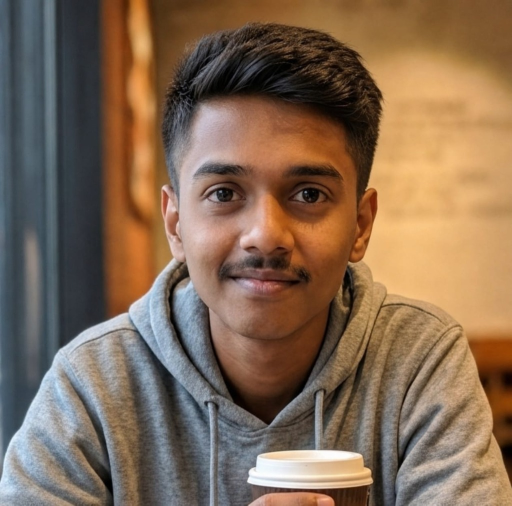
#> input picture assets/portrait.jpg, 1024 x 1011 px (shown at 1/2 size)
$ python generate_banner.py
#> lines starting #> are read from the running program, lines starting #| are printed output that depends on the picture; after the words box and inside, x2 and y2 are one past the last pixel; in counts of white or black regions, pixels touching at a corner belong together
#!/usr/bin/env python3
"""
GitHub Profile Banner Generator
================================
Generates dark.svg and light.svg animated banners for VIVEKVRON's GitHub profile.

Pipeline:
  1. Portrait → Floyd-Steinberg dither → dot coordinates
  2. Logo shapes → sampled dot coordinates
  3. Optimal transport matching between logos
  4. SVG assembly with SMIL animation (intro shimmer + logo morph loop)

Source of truth: .npy files + this script. The SVGs are derived artifacts.
"""

import numpy as np
from PIL import Image, ImageEnhance, ImageFilter, ImageOps, ImageDraw
from scipy.optimize import linear_sum_assignment
from scipy.ndimage import binary_closing, binary_fill_holes, label as ndlabel
import math
import os
import sys
import json
import hashlib

# ============================================================
# CONFIGURATION
# ============================================================
PORTRAIT_W, PORTRAIT_H = 300, 340
BANNER_W, BANNER_H = 1180, 610
DOT_SIZE = 2  # px per dot in SVG

# Portrait placement within banner
PORTRAIT_LEFT = 60
PORTRAIT_TOP = 95
PORTRAIT_PANEL_W = int(BANNER_W * 0.38)  # ~448px

# Colors
COLORS = {
    "dark": {
        "bg": "#0A101F",
        "panel_bg": "#0F1629",
        "title_bar": "#151B2C",
        "dot": "#A78BFA",
        "chrome": "#22D3EE",
        "accent": "#108981",
        "text": "#C8D0E0",
        "text_dim": "#6B7394",
        "text_value": "#E2E8F0",
        "live_bg": "#DC2626",
        "live_text": "#FFFFFF",
        "pill_bg": "#22D3EE",
        "pill_text": "#0A101F",
        "border": "#1E293B",
    },
    "light": {
        "bg": "#F0F2F5",
        "panel_bg": "#FFFFFF",
        "title_bar": "#E5E7EB",
        "dot": "#7C3AED",
        "chrome": "#089182",
        "accent": "#108981",
        "text": "#374151",
        "text_dim": "#9CA3AF",
        "text_value": "#1F2937",
        "live_bg": "#DC2626",
        "live_text": "#FFFFFF",
        "pill_bg": "#089182",
        "pill_text": "#FFFFFF",
        "border": "#D1D5DB",
    },
}

# Animation timing (seconds)
INTRO_TOTAL = 3.2
INTRO_FADE = 2.0
LOOP_DURATION = 14.2
PORTRAIT_HOLD = 3.0
LOGO_HOLD = 2.0
TRANSITION = 1.3

# Counts
NUM_INTRO_GROUPS = 60
NUM_DRIFT_BANDS = 94
NUM_TRAVELLERS = 900
NOISE_SIGMA = 4.0

# Info panel data
INFO_ROWS = [
    ("Subject", "Vivek V Ron"),
    ("Role", "ML Engineer"),
    ("Origin", "Hubballi, KA, IN"),
    ("Education", "B.E. CSE, MSEC"),
    ("Status", "Building intelligent web apps"),
    ("ToolChain", "VS Code, Git, GCS, Maven, K8s"),
    ("Core.Lang", "Python, Java, C, C++"),
    ("Core.Frontend", "Web UI / Minimalist"),
    ("Core.Backend", "Flask, Spring Boot 3"),
    ("Core.Database", "Vector Databases"),
    ("Core.Infra", "Google Cloud Console"),
    ("Grid.Mail", "vivekvron@gmail.com"),
    ("Grid.Portfolio", "coming soon"),
    ("Grid.LinkedIn", "vivek-ron"),
    ("Grid.GitHub", "VIVEKVRON"),
    ("Grid.Facebook", "Vivek Ron"),
]

FONT_FAMILY = "'Courier New', 'Consolas', monospace"

# ============================================================
# PORTRAIT PROCESSING
# ============================================================
def load_and_crop_portrait(image_path):
    """Load portrait, crop head+shoulders (not tight face), resize to PORTRAIT_W x PORTRAIT_H."""
#> called with image_path = 'assets/portrait.jpg'
    img = Image.open(image_path).convert("RGB")
#> img is the input picture: PIL image 1024x1011 RGB; mean R, G, B 130.8, 105.7, 83.9
    w, h = img.size

    # For this photo: crop to upper ~80% to get head+shoulders with coffee cup
    # Avoid tight face crop (the spec says "over-zoomed reads aggressive")
    crop_top = int(h * 0.0)
    crop_bottom = int(h * 0.92)
    crop_left = int(w * 0.08)
    crop_right = int(w * 0.92)
    img = img.crop((crop_left, crop_top, crop_right, crop_bottom))
#> img: PIL image 861x930 RGB

    # Resize to fit portrait area, maintaining aspect ratio then center-crop
    img_ratio = img.width / img.height
    target_ratio = PORTRAIT_W / PORTRAIT_H

    if img_ratio > target_ratio:
        # Wider than target: fit height, crop width
        new_h = PORTRAIT_H
        new_w = int(new_h * img_ratio)
    else:
        # Taller than target: fit width, crop height
        new_w = PORTRAIT_W
        new_h = int(new_w / img_ratio)

    img = img.resize((new_w, new_h), Image.LANCZOS)
#> img: PIL image 314x340 RGB

    # Center crop
    left = (new_w - PORTRAIT_W) // 2
    top = (new_h - PORTRAIT_H) // 2
    img = img.crop((left, top, left + PORTRAIT_W, top + PORTRAIT_H))
#> img: PIL image 300x340 RGB

    return img


def enhance_portrait(img):
    """Apply autocontrast, contrast boost, and unsharp mask per spec."""
    # Autocontrast with cutoff=1
    img = ImageOps.autocontrast(img, cutoff=1)
    # Contrast 1.3x
    img = ImageEnhance.Contrast(img).enhance(1.3)
    # UnsharpMask(radius=3, percent=140)
    img = img.filter(ImageFilter.UnsharpMask(radius=3, percent=140))
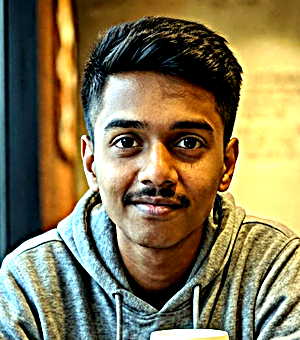
#> img: PIL image 300x340 RGB; mean R, G, B 132.1, 119.5, 82.9
    return img


def floyd_steinberg_dither_serpentine(gray_array):
    """
    1-bit Floyd-Steinberg dither with serpentine (boustrophedon) scan order.
    Input: 2D float array [0, 255]. Output: binary array (0 or 255).
    """
    h, w = gray_array.shape
    img = gray_array.astype(np.float64)
    out = np.zeros((h, w), dtype=np.uint8)

    for y in range(h):
        if y % 2 == 0:
            # Left to right
            x_range = range(w)
            dx_right, dx_bl, dx_b, dx_br = 1, -1, 0, 1
        else:
            # Right to left
            x_range = range(w - 1, -1, -1)
            dx_right, dx_bl, dx_b, dx_br = -1, 1, 0, -1

        for x in x_range:
            old_val = img[y, x]
            new_val = 255.0 if old_val >= 128.0 else 0.0
            out[y, x] = int(new_val)
            error = old_val - new_val

            # Distribute error
            if 0 <= x + dx_right < w:
                img[y, x + dx_right] += error * 7.0 / 16.0
            if y + 1 < h:
                if 0 <= x + dx_bl < w:
                    img[y + 1, x + dx_bl] += error * 3.0 / 16.0
                img[y + 1, x + dx_b] += error * 5.0 / 16.0
                if 0 <= x + dx_br < w:
                    img[y + 1, x + dx_br] += error * 1.0 / 16.0

    return out


def segment_subject(rgb_img):
    """
    Segment the subject from background for dark mode.
    Uses color-distance thresholding + morphological cleanup.
    Returns binary mask: True = subject.
    """
    arr = np.array(rgb_img, dtype=np.float64)

    # Sample background from corners (top-left, top-right, bottom-left, bottom-right)
    corners = []
    margin = 15
    for cy in [margin, arr.shape[0] - margin]:
        for cx in [margin, arr.shape[1] - margin]:
            corners.append(arr[cy - margin:cy + margin, cx - margin:cx + margin].reshape(-1, 3))
#> after the loop, corners = 4 items
    bg_samples = np.vstack(corners)
    bg_color = np.median(bg_samples, axis=0)
#> bg_color = [126, 103, 49]

    # Color distance from background
    dist = np.sqrt(np.sum((arr - bg_color) ** 2, axis=2))
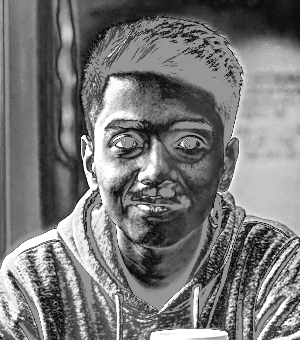
#> dist: shape (340, 300) float64; min 2, max 286.7, mean 136.1; drawn with min black and max white

    # Threshold (adaptive: use Otsu-like on the distance map)
    from skimage.filters import threshold_otsu
    thresh = threshold_otsu(dist)
#> thresh = 138.2
    mask = dist > thresh * 0.7  # Slightly permissive to keep edges
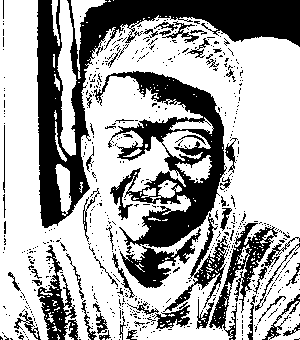
#> mask: shape (340, 300) bool; 66.6% white; 615 black regions (558 under 20 px), largest, box (x1, y1, x2, y2) and area: (37, 0, 300, 228) 13449, (94, 71, 227, 248) 8600, (209, 223, 278, 340) 1940

    # Morphological cleanup
    struct = np.ones((7, 7), dtype=bool)
    mask = binary_closing(mask, structure=struct, iterations=3)
#> mask: shape (340, 300) bool; 83.3% white; 4 black regions, box (x1, y1, x2, y2) and area: (0, 0, 300, 340) 14981, (149, 212, 188, 246) 1041, (40, 186, 61, 221) 697, (196, 183, 215, 202) 361
    mask = binary_fill_holes(mask)
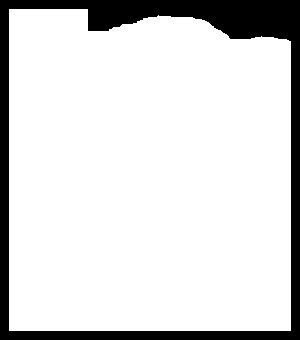
#> mask: shape (340, 300) bool; 85.3% white; 1 black region, box (x1, y1, x2, y2) and area: (0, 0, 300, 340) 14981

    # Keep only the largest connected component
    labeled, num_features = ndlabel(mask)
#> num_features = 1
    if num_features > 1:
        sizes = [np.sum(labeled == i) for i in range(1, num_features + 1)]
        largest = np.argmax(sizes) + 1
        mask = labeled == largest

    return mask


def process_portrait(image_path):
    """
    Full portrait processing pipeline.
    Returns:
        dots_light: (N, 2) array of (x, y) dot coordinates for light mode
        dots_dark:  (M, 2) array of (x, y) dot coordinates for dark mode (subject only)
    """
    print("[1/6] Loading and cropping portrait...")
    img = load_and_crop_portrait(image_path)

    print("[2/6] Enhancing portrait...")
    img_enhanced = enhance_portrait(img)

    print("[3/6] Segmenting subject for dark mode...")
    subject_mask = segment_subject(img_enhanced)

    print("[4/6] Converting to grayscale and dithering...")
    gray = np.array(img_enhanced.convert("L"), dtype=np.float64)

    # --- LIGHT MODE ---
    # Dots where dark (standard dithering: dark areas → dots on light background)
    # Use gamma to control density: target ~20k dots (not subsampled)
    TARGET_DOTS = 20000
    TOLERANCE = 3000

    gray_light = _adjust_density(gray.copy(), TARGET_DOTS, TOLERANCE, invert=False)
    dithered_light = floyd_steinberg_dither_serpentine(gray_light)
    light_ys, light_xs = np.where(dithered_light == 0)
    dots_light = np.column_stack([light_xs, light_ys])

    # --- DARK MODE ---
    # CRITICAL FIX: Invert grayscale BEFORE dithering.
    # This makes bright skin → dark → dots, dark hair → bright → no dots.
    # On a dark background, the lit subject pops out correctly.
    # Without inversion, you get a photo-negative effect.
    gray_inv = 255.0 - gray

    gray_dark = _adjust_density(gray_inv.copy(), TARGET_DOTS, TOLERANCE, invert=False)
    dithered_dark = floyd_steinberg_dither_serpentine(gray_dark)

    # Mask to subject only (dots where dithered == 0, within subject)
    from scipy.ndimage import binary_erosion
    dark_ys, dark_xs = np.where((dithered_dark == 0) & subject_mask)
    dots_dark = np.column_stack([dark_xs, dark_ys])

    # Hard-clear error-diffusion bleed at mask edge
    eroded_mask = binary_erosion(subject_mask, iterations=2)
    dark_keep = eroded_mask[dots_dark[:, 1], dots_dark[:, 0]]
    dots_dark = dots_dark[dark_keep]

    print(f"    Light mode dots: {len(dots_light)}")
    print(f"    Dark mode dots: {len(dots_dark)}")

    return dots_light, dots_dark, img_enhanced


def _adjust_density(gray, target, tolerance, invert=False):
    """
    Adjust image brightness via gamma to make Floyd-Steinberg produce
    approximately `target` dark dots. This preserves dither quality
    (unlike random subsampling which destroys the error diffusion pattern).
    """
#> called with target = 20000, tolerance = 3000, invert = False
    best_gray = gray.copy()
    best_count = None

    for gamma in [0.7, 0.8, 0.9, 1.0, 1.1, 1.2, 1.3, 1.5, 1.8, 2.0, 2.5]:
        adjusted = 255.0 * np.power(np.clip(gray / 255.0, 0, 1), gamma)
        dithered = floyd_steinberg_dither_serpentine(adjusted.copy())
        count = np.sum(dithered == 0)

        if best_count is None or abs(count - target) < abs(best_count - target):
            best_count = count
            best_gray = adjusted.copy()
            best_gamma = gamma

        if abs(count - target) < tolerance:
            break
#> this loop made 11 passes
#> (count, best_count) on pass 1: (46515, 46515)
#> pass 1, in _adjust_density, `adjusted = 255.0 * np.power(np.clip(gray / 255.0, 0, 1), gamma)`:
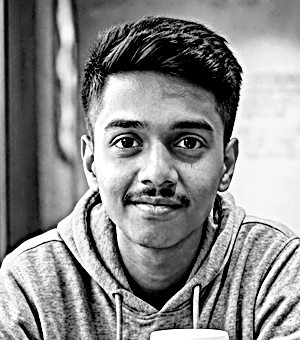
#> adjusted: shape (340, 300) float64; min 0, max 255, mean 138.6
#> pass 1, in _adjust_density, `dithered = floyd_steinberg_dither_serpentine(adjusted.copy())`:
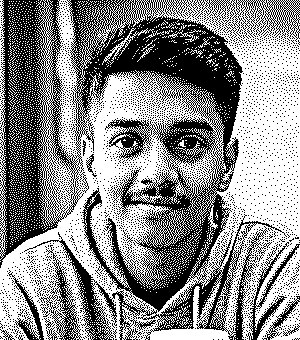
#> dithered: shape (340, 300); 54.4% white; 2983 black regions (2971 under 20 px), largest, box (x1, y1, x2, y2) and area: (0, 0, 300, 340) 39493, (246, 242, 300, 340) 961, (39, 245, 82, 340) 961
#> pass 2, in _adjust_density, `dithered = floyd_steinberg_dither_serpentine(adjusted.copy())`:
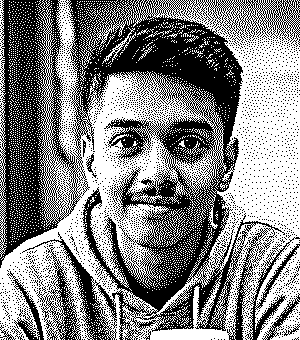
#> dithered: shape (340, 300); 51.5% white; 2742 black regions (2731 under 20 px), largest, box (x1, y1, x2, y2) and area: (0, 0, 300, 340) 43526, (37, 247, 81, 340) 1201, (7, 271, 44, 340) 576
#> after the loop, best_count = 46515; best_gamma = 0.7

    print(f"    Gamma {best_gamma:.1f} -> {best_count} dots (target {target})")
#|     Gamma 0.7 -> 46515 dots (target 20000)
#> (the rest of the program and of its run is left out)
